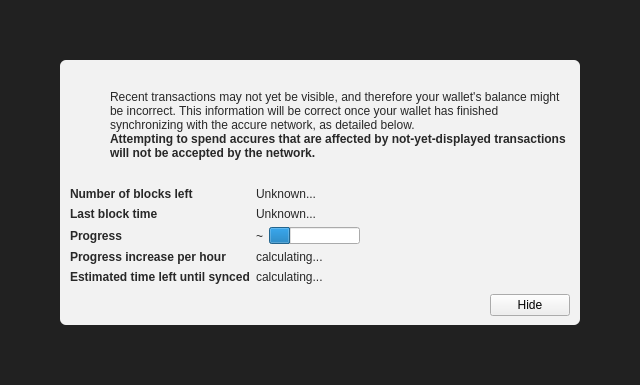
<?xml version="1.0" encoding="UTF-8"?>
<ui version="4.0">
 <class>ModalOverlay</class>
 <widget class="ModalOverlay" name="ModalOverlay">
  <property name="geometry">
   <rect>
    <x>0</x>
    <y>0</y>
    <width>640</width>
    <height>385</height>
   </rect>
  </property>
  <property name="windowTitle">
   <string>Form</string>
  </property>
  <layout class="QVBoxLayout" name="verticalLayout" stretch="0">
   <property name="sizeConstraint">
    <enum>QLayout::SetDefaultConstraint</enum>
   </property>
   <property name="leftMargin">
    <number>0</number>
   </property>
   <property name="topMargin">
    <number>0</number>
   </property>
   <property name="rightMargin">
    <number>0</number>
   </property>
   <property name="bottomMargin">
    <number>0</number>
   </property>
   <item>
    <widget class="QWidget" name="bgWidget" native="true">
     <property name="styleSheet">
      <string notr="true">#bgWidget { background: rgba(0,0,0,220); }</string>
     </property>
     <layout class="QVBoxLayout" name="verticalLayoutMain" stretch="1">
      <property name="leftMargin">
       <number>60</number>
      </property>
      <property name="topMargin">
       <number>60</number>
      </property>
      <property name="rightMargin">
       <number>60</number>
      </property>
      <property name="bottomMargin">
       <number>60</number>
      </property>
      <item>
       <widget class="QWidget" name="contentWidget" native="true">
        <property name="styleSheet">
         <string notr="true">#contentWidget { background: rgba(255,255,255,240); border-radius: 6px; }

QLabel { color: rgb(40,40,40);  }</string>
        </property>
        <layout class="QVBoxLayout" name="verticalLayoutSub" stretch="1,0,0,0">
         <property name="spacing">
          <number>0</number>
         </property>
         <property name="leftMargin">
          <number>10</number>
         </property>
         <property name="topMargin">
          <number>10</number>
         </property>
         <property name="rightMargin">
          <number>10</number>
         </property>
         <property name="bottomMargin">
          <number>10</number>
         </property>
         <item>
          <layout class="QHBoxLayout" name="horizontalLayoutIconText" stretch="0,1">
           <property name="topMargin">
            <number>20</number>
           </property>
           <item>
            <layout class="QVBoxLayout" name="verticalLayoutIcon">
             <property name="leftMargin">
              <number>0</number>
             </property>
             <item>
              <widget class="QPushButton" name="warningIcon">
               <property name="enabled">
                <bool>false</bool>
               </property>
               <property name="text">
                <string/>
               </property>
               <property name="icon">
                <iconset>
                 <normaloff>:/icons/warning</normaloff>
                 <disabledoff>:/icons/warning</disabledoff>:/icons/warning</iconset>
               </property>
               <property name="iconSize">
                <size>
                 <width>48</width>
                 <height>48</height>
                </size>
               </property>
               <property name="flat">
                <bool>true</bool>
               </property>
              </widget>
             </item>
             <item>
              <spacer name="verticalSpacerWarningIcon">
               <property name="orientation">
                <enum>Qt::Vertical</enum>
               </property>
               <property name="sizeHint" stdset="0">
                <size>
                 <width>20</width>
                 <height>40</height>
                </size>
               </property>
              </spacer>
             </item>
            </layout>
           </item>
           <item>
            <layout class="QVBoxLayout" name="verticalLayoutInfoText">
             <property name="leftMargin">
              <number>0</number>
             </property>
             <property name="topMargin">
              <number>0</number>
             </property>
             <item>
              <widget class="QLabel" name="infoText">
               <property name="text">
                <string>Recent transactions may not yet be visible, and therefore your wallet's balance might be incorrect. This information will be correct once your wallet has finished synchronizing with the accure network, as detailed below.</string>
               </property>
               <property name="textFormat">
                <enum>Qt::RichText</enum>
               </property>
               <property name="wordWrap">
                <bool>true</bool>
               </property>
              </widget>
             </item>
             <item>
              <widget class="QLabel" name="infoTextStrong">
               <property name="font">
                <font>
                 <weight>75</weight>
                 <bold>true</bold>
                </font>
               </property>
               <property name="text">
                <string>Attempting to spend accures that are affected by not-yet-displayed transactions will not be accepted by the network.</string>
               </property>
               <property name="textFormat">
                <enum>Qt::RichText</enum>
               </property>
               <property name="wordWrap">
                <bool>true</bool>
               </property>
              </widget>
             </item>
             <item>
              <spacer name="verticalSpacerInTextSpace">
               <property name="orientation">
                <enum>Qt::Vertical</enum>
               </property>
               <property name="sizeHint" stdset="0">
                <size>
                 <width>20</width>
                 <height>40</height>
                </size>
               </property>
              </spacer>
             </item>
            </layout>
           </item>
          </layout>
         </item>
         <item>
          <spacer name="verticalSpacerAfterText">
           <property name="orientation">
            <enum>Qt::Vertical</enum>
           </property>
           <property name="sizeHint" stdset="0">
            <size>
             <width>20</width>
             <height>40</height>
            </size>
           </property>
          </spacer>
         </item>
         <item>
          <layout class="QFormLayout" name="formLayout">
           <property name="fieldGrowthPolicy">
            <enum>QFormLayout::FieldsStayAtSizeHint</enum>
           </property>
           <property name="horizontalSpacing">
            <number>6</number>
           </property>
           <property name="verticalSpacing">
            <number>6</number>
           </property>
           <property name="topMargin">
            <number>10</number>
           </property>
           <item row="0" column="0">
            <widget class="QLabel" name="labelNumberOfBlocksLeft">
             <property name="font">
              <font>
               <weight>75</weight>
               <bold>true</bold>
              </font>
             </property>
             <property name="text">
              <string>Number of blocks left</string>
             </property>
            </widget>
           </item>
           <item row="0" column="1">
            <widget class="QLabel" name="numberOfBlocksLeft">
             <property name="text">
              <string>Unknown...</string>
             </property>
            </widget>
           </item>
           <item row="1" column="0">
            <widget class="QLabel" name="labelLastBlockTime">
             <property name="font">
              <font>
               <weight>75</weight>
               <bold>true</bold>
              </font>
             </property>
             <property name="text">
              <string>Last block time</string>
             </property>
            </widget>
           </item>
           <item row="1" column="1">
            <widget class="QLabel" name="newestBlockDate">
             <property name="sizePolicy">
              <sizepolicy hsizetype="Maximum" vsizetype="Preferred">
               <horstretch>0</horstretch>
               <verstretch>0</verstretch>
              </sizepolicy>
             </property>
             <property name="text">
              <string>Unknown...</string>
             </property>
            </widget>
           </item>
           <item row="2" column="0">
            <widget class="QLabel" name="labelSyncDone">
             <property name="font">
              <font>
               <weight>75</weight>
               <bold>true</bold>
              </font>
             </property>
             <property name="text">
              <string>Progress</string>
             </property>
            </widget>
           </item>
           <item row="2" column="1">
            <layout class="QHBoxLayout" name="horizontalLayoutSync" stretch="0,1">
             <item>
              <widget class="QLabel" name="percentageProgress">
               <property name="text">
                <string notr="true">~</string>
               </property>
              </widget>
             </item>
             <item>
              <widget class="QProgressBar" name="progressBar">
               <property name="value">
                <number>24</number>
               </property>
               <property name="format">
                <string/>
               </property>
              </widget>
             </item>
            </layout>
           </item>
           <item row="4" column="0">
            <widget class="QLabel" name="labelProgressIncrease">
             <property name="font">
              <font>
               <weight>75</weight>
               <bold>true</bold>
              </font>
             </property>
             <property name="text">
              <string>Progress increase per hour</string>
             </property>
            </widget>
           </item>
           <item row="4" column="1">
            <widget class="QLabel" name="progressIncreasePerH">
             <property name="text">
              <string>calculating...</string>
             </property>
            </widget>
           </item>
           <item row="5" column="0">
            <widget class="QLabel" name="labelEstimatedTimeLeft">
             <property name="font">
              <font>
               <weight>75</weight>
               <bold>true</bold>
              </font>
             </property>
             <property name="text">
              <string>Estimated time left until synced</string>
             </property>
            </widget>
           </item>
           <item row="5" column="1">
            <widget class="QLabel" name="expectedTimeLeft">
             <property name="text">
              <string>calculating...</string>
             </property>
            </widget>
           </item>
          </layout>
         </item>
         <item>
          <layout class="QHBoxLayout" name="horizontalLayoutButtons">
           <property name="leftMargin">
            <number>10</number>
           </property>
           <property name="topMargin">
            <number>10</number>
           </property>
           <item>
            <spacer name="horizontalSpacer">
             <property name="orientation">
              <enum>Qt::Horizontal</enum>
             </property>
             <property name="sizeHint" stdset="0">
              <size>
               <width>40</width>
               <height>20</height>
              </size>
             </property>
            </spacer>
           </item>
           <item>
            <widget class="QPushButton" name="closeButton">
             <property name="text">
              <string>Hide</string>
             </property>
            </widget>
           </item>
          </layout>
         </item>
        </layout>
       </widget>
      </item>
     </layout>
    </widget>
   </item>
  </layout>
 </widget>
 <customwidgets>
  <customwidget>
   <class>ModalOverlay</class>
   <extends>QWidget</extends>
   <header>modaloverlay.h</header>
   <container>1</container>
  </customwidget>
 </customwidgets>
 <resources/>
 <connections/>
</ui>
